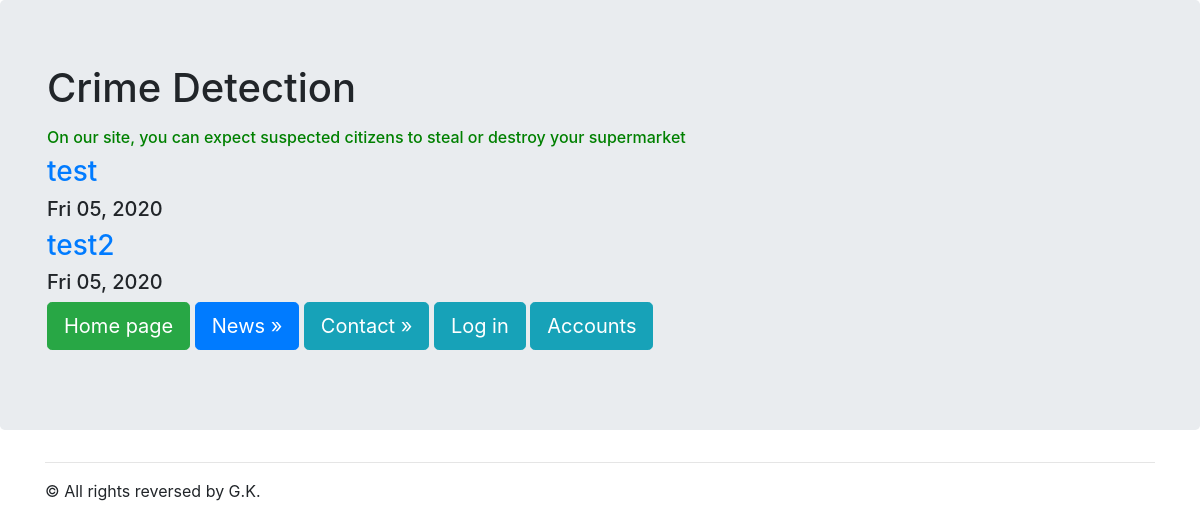
Page /news/ on the committed database.
### news/models.py (models this page shows, shortened)
class Articles(models.Model):
    title = models.CharField(max_length=120)
    post = models.TextField()
    date = models.DateTimeField()
    image=models.ImageField(null=True, blank=True,upload_to="images/")
    objects = models.Manager()
    def bit (self):
        if self.image:
            return u'<img src="%s" width="70"/>'% self.article_image.url
        else:
            return u'(none)'
    bit.allow_tags = True

### news/templates/news/posts.html
{% extends "mainApp/wrapper.html" %}
{% block content %}
    {% for post in object_list %}
    <a href="/news/{{post.id}}"><h3>{{post.title}}</h3></a>
    <h5>{{post.date|date:"D m, Y"}}</h5>
    {% endfor %}
{% endblock %}

### rows in the picture
Articles: title "test", date "Fri 05, 2020"
Articles: title "test2", date "Fri 05, 2020"
